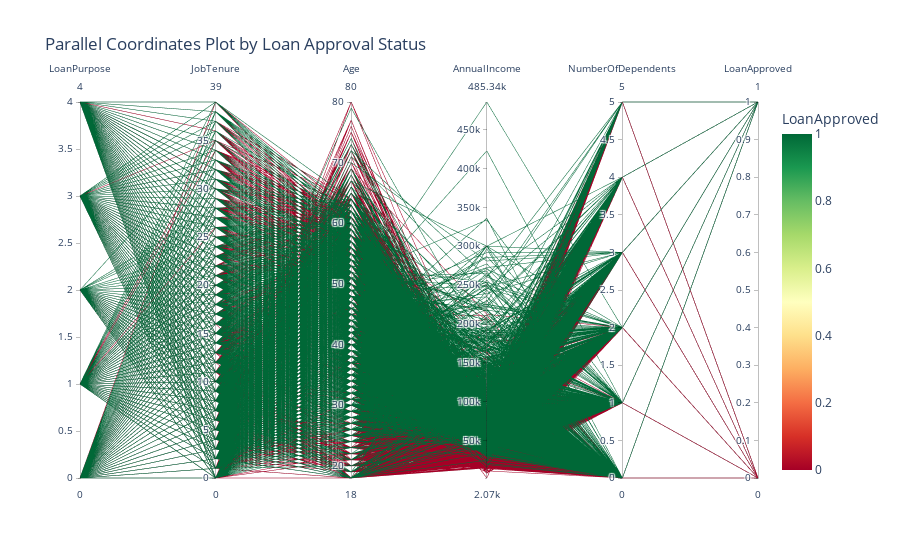

The notebook cell saved with this chart:
### Markdown cell above
### INFERENCES FROM EDA Related Viz1 i.e. GPLOM
Though this generalized plot matrix type of visualization, we get to see some trends in the data.
These are as follows:
- Most continuous variables in the dataset like age and loan amount seem to have skewed normal distributions
- From the scatter plots it seems like most continuous variables appear to be uncorrelated
- There are no individuals that have high credit scores and high debt to income ratios which seems quite logical
- Most other variables both categorical and numerical seem uncorrelated with one another

### Code cell
# pcp
import pandas as pd
import plotly.express as px
from sklearn.preprocessing import MinMaxScaler

# Load the data
base_df = pd.read_csv('../data/base.csv')

# Columns to use for plotting
# cols_to_use1 = ['CreditScore', 'DebtToIncomeRatio', 'LoanAmount', 'Age', 'MaritalStatus', 'AnnualIncome', 'NumberOfDependents', 'LoanApproved']
# cols_not_used1 = [col for col in base_df.columns if col not in cols_to_use1]

# Create the dataframe with selected columns
# viz1_df = base_df.drop(columns=cols_not_used1)
print(cols_to_use1)
features = cols_to_use1
df = viz1_df[features].copy()

# Handling MaritalStatus as a categorical feature
categorical_features = []
numerical_features = []

for i in range(len(df.columns)):
    col = df.columns[i]
    print(f'{col}', type(df[col]))
    if df[col].dtype == 'object':
        categorical_features.append(col)
    else:
        numerical_features.append(col)

for col in categorical_features:
    # df['MaritalStatus'] = df['MaritalStatus'].astype('category').cat.codes
    df[col] = df[col].astype('category').cat.codes
    # print(df[col].dtype)
    break
print('_-------------------------------------------')

# Normalize the continuous variables (optional, for better visualization)
# scaler = MinMaxScaler()
# df[numerical_features] = scaler.fit_transform(df[numerical_features])

# Create a parallel coordinates plot with Plotly
fig = px.parallel_coordinates(
    df, 
    dimensions=features,  
    color="LoanApproved",       # Use 'LoanApproved' as the color dimension
    color_continuous_scale='RdYlGn',  # Green for approved, red for not approved
    labels={feature: feature for feature in features},  # Labels for axes
    title="Parallel Coordinates Plot by Loan Approval Status"
)

# Show the plot
fig.update_layout(
    xaxis_title="Features",
    yaxis_title="Normalized Values",
    xaxis=dict(tickangle=45)
)
fig.show()

### Figure 1 — Plotly figure (JSON) as saved in the notebook; plotly's stock layout.template omitted (floating-point values rounded to 4 significant figures; data arrays with more than 128 entries replaced by an {"elided": "..."} marker saying what was removed)
{"data": [{"dimensions": [{"label": "LoanPurpose", "values": {"elided": "10000 int values"}}, {"label": "JobTenure", "values": {"elided": "10000 int values"}}, {"label": "Age", "values": {"elided": "10000 int values"}}, {"label": "AnnualIncome", "values": {"elided": "10000 float values"}}, {"label": "NumberOfDependents", "values": {"elided": "10000 int values"}}, {"label": "LoanApproved", "values": {"elided": "10000 int values"}}], "domain": {"x": [0, 1], "y": [0, 1]}, "line": {"color": {"elided": "10000 int values"}, "coloraxis": "coloraxis"}, "name": "", "type": "parcoords"}], "layout": {"coloraxis": {"colorbar": {"title": {"text": "LoanApproved"}}, "colorscale": [[0, "rgb(165,0,38)"], [0.1, "rgb(215,48,39)"], [0.2, "rgb(244,109,67)"], [0.3, "rgb(253,174,97)"], [0.4, "rgb(254,224,139)"], [0.5, "rgb(255,255,191)"], [0.6, "rgb(217,239,139)"], [0.7, "rgb(166,217,106)"], [0.8, "rgb(102,189,99)"], [0.9, "rgb(26,152,80)"], [1, "rgb(0,104,55)"]]}, "legend": {"tracegroupgap": 0}, "title": {"text": "Parallel Coordinates Plot by Loan Approval Status"}, "xaxis": {"tickangle": 45, "title": {"text": "Features"}}, "yaxis": {"title": {"text": "Normalized Values"}}}}
